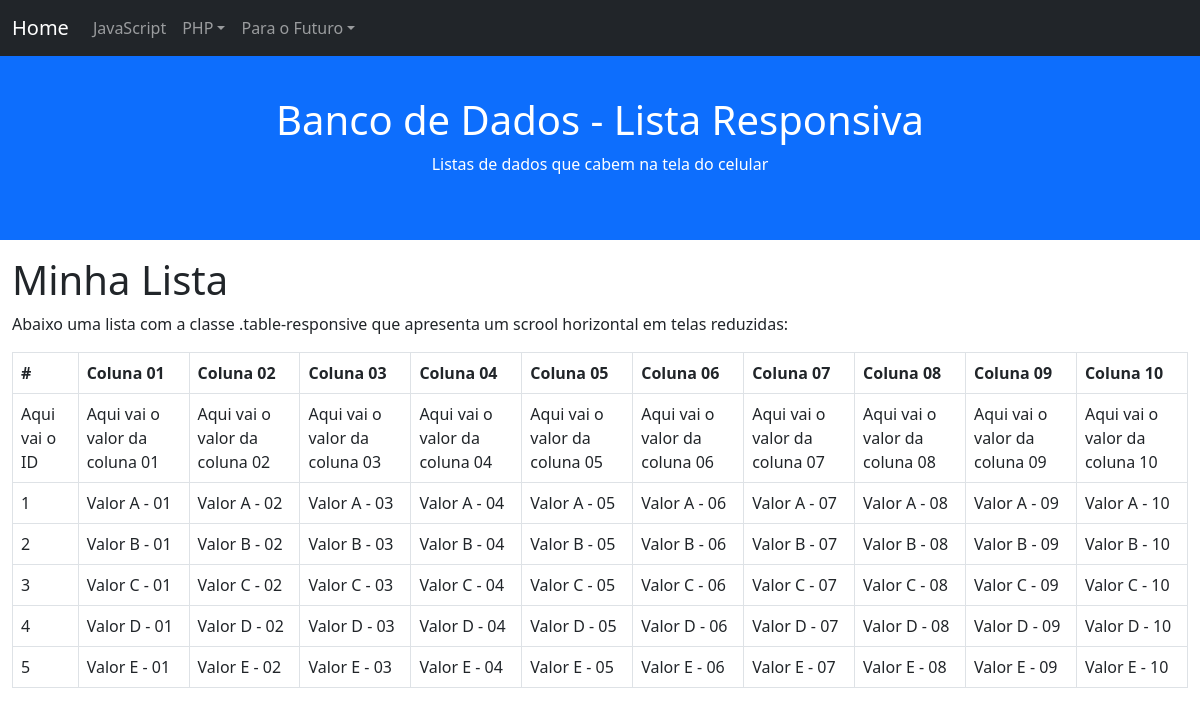
The page /04_bd_lista/index.php on the database its author committed.
### tables this page shows
CREATE TABLE minha_tabela (
    id INTEGER AUTO_INCREMENT PRIMARY KEY
    ,campo_01 VARCHAR(50)
    ,campo_02 VARCHAR(50)
    ,campo_03 VARCHAR(50)
    ,campo_04 VARCHAR(50)
    ,campo_05 VARCHAR(50)
    ,campo_06 VARCHAR(50)
    ,campo_07 VARCHAR(50)
    ,campo_08 VARCHAR(50)
    ,campo_09 VARCHAR(50)
    ,campo_10 VARCHAR(50)
);

### 04_bd_lista/index.php (the view, shortened to what this page needs)
<!DOCTYPE html>
<html lang="en">
<head>
  <link href="https://cdn.jsdelivr.net/npm/bootstrap@5.2.3/dist/css/bootstrap.min.css" rel="stylesheet">
</head>
<body>
<?php include("../menu.php"); ?>
<div class="container-fluid p-5 bg-primary text-white text-center">
  <h1>Banco de Dados - Lista Responsiva</h1>
  <p>Listas de dados que cabem na tela do celular</p>
</div>
<div class="container-fluid mt-3">
  <h1>Minha Lista</h1>
  <p>Abaixo uma lista com a classe .table-responsive que apresenta um scrool horizontal em telas reduzidas:</p>
  <div class="table-responsive">
    <table class="table table-bordered">
      <thead>
        <tr>
          <th>#</th>
          <th>Coluna 01</th>
          <th>Coluna 02</th>
          <th>Coluna 03</th>
          <th>Coluna 04</th>
          <th>Coluna 05</th>
          <th>Coluna 06</th>
          <th>Coluna 07</th>
          <th>Coluna 08</th>
          <th>Coluna 09</th>
          <th>Coluna 10</th>
        </tr>
      </thead>
      <tbody>
        <tr>
          <td>Aqui vai o ID</td>
          <td>Aqui vai o valor da coluna 01</td>
          <td>Aqui vai o valor da coluna 02</td>
          <td>Aqui vai o valor da coluna 03</td>
          <td>Aqui vai o valor da coluna 04</td>
          <td>Aqui vai o valor da coluna 05</td>
          <td>Aqui vai o valor da coluna 06</td>
          <td>Aqui vai o valor da coluna 07</td>
          <td>Aqui vai o valor da coluna 08</td>
          <td>Aqui vai o valor da coluna 09</td>
          <td>Aqui vai o valor da coluna 10</td>
        </tr>
        <?php
          include("../banco_dados_conexao.php");
          try {
            $sth = $dbh->prepare('SELECT * from minha_tabela');
            $sth->execute();
            $result = $sth->fetchAll(PDO::FETCH_ASSOC);
            if(!empty($result)) {
              foreach($result as $row) {
                echo "<tr>";
                echo "<td>". $row["id"] ."</td>";
                echo "<td>". $row["campo_01"] ."</td>";
                echo "<td>". $row["campo_02"] ."</td>";
                echo "<td>". $row["campo_03"] ."</td>";
                echo "<td>". $row["campo_04"] ."</td>";
                echo "<td>". $row["campo_05"] ."</td>";
                echo "<td>". $row["campo_06"] ."</td>";
                echo "<td>". $row["campo_07"] ."</td>";
                echo "<td>". $row["campo_08"] ."</td>";
                echo "<td>". $row["campo_09"] ."</td>";
                echo "<td>". $row["campo_10"] ."</td>";
                echo "</tr>";
              }
            }
          } catch (PDOException $e) {
            print "Error!: " . $e->getMessage();
            die();
          }
        ?>
      </tbody>
    </table>
  </div>
</div>
<br><b>
</body>
</html>

### menu.php (shortened to what this page needs)
<nav class="navbar navbar-expand-sm bg-dark navbar-dark fixed-top">
  <div class="container-fluid">
    <a class="navbar-brand" href="/web_responsivo/index.php">Home</a>
    <div class="collapse navbar-collapse" id="collapsibleNavbar">
      <ul class="navbar-nav">
        <li class="nav-item">
          <a class="nav-link" href="/web_responsivo/app-javascript/">JavaScript</a>
        </li>
        <li class="nav-item dropdown">
          <a class="nav-link dropdown-toggle" href="#" role="button" data-bs-toggle="dropdown">PHP</a>
        </li>
        <li class="nav-item dropdown">
          <a class="nav-link dropdown-toggle" href="#" role="button" data-bs-toggle="dropdown">Para o Futuro</a>
        </li>
      </ul>
    </div>
  </div>
</nav>
<br><br>

### rows shown on the page
minha_tabela: id "1", campo_01 "Valor A - 01", campo_02 "Valor A - 02", campo_03 "Valor A - 03", campo_04 "Valor A - 04", campo_05 "Valor A - 05", campo_06 "Valor A - 06", campo_07 "Valor A - 07", campo_08 "Valor A - 08", campo_09 "Valor A - 09", campo_10 "Valor A - 10"
minha_tabela: id "2", campo_01 "Valor B - 01", campo_02 "Valor B - 02", campo_03 "Valor B - 03", campo_04 "Valor B - 04", campo_05 "Valor B - 05", campo_06 "Valor B - 06", campo_07 "Valor B - 07", campo_08 "Valor B - 08", campo_09 "Valor B - 09", campo_10 "Valor B - 10"
minha_tabela: id "3", campo_01 "Valor C - 01", campo_02 "Valor C - 02", campo_03 "Valor C - 03", campo_04 "Valor C - 04", campo_05 "Valor C - 05", campo_06 "Valor C - 06", campo_07 "Valor C - 07", campo_08 "Valor C - 08", campo_09 "Valor C - 09", campo_10 "Valor C - 10"
minha_tabela: id "4", campo_01 "Valor D - 01", campo_02 "Valor D - 02", campo_03 "Valor D - 03", campo_04 "Valor D - 04", campo_05 "Valor D - 05", campo_06 "Valor D - 06", campo_07 "Valor D - 07", campo_08 "Valor D - 08", campo_09 "Valor D - 09", campo_10 "Valor D - 10"
minha_tabela: id "5", campo_01 "Valor E - 01", campo_02 "Valor E - 02", campo_03 "Valor E - 03", campo_04 "Valor E - 04", campo_05 "Valor E - 05", campo_06 "Valor E - 06", campo_07 "Valor E - 07", campo_08 "Valor E - 08", campo_09 "Valor E - 09", campo_10 "Valor E - 10"
